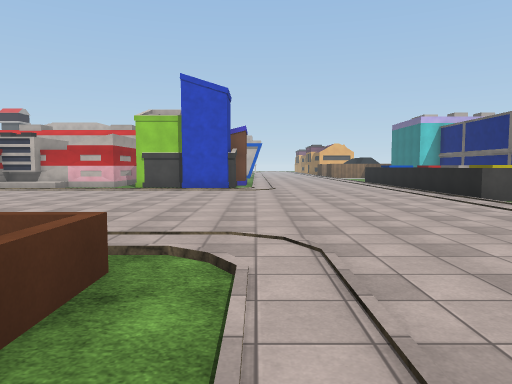
view 1 (above)

24 first-person views from a walk through a Unity game level. The camera is 1.5 m above the floor, tilts 4° down and sees 70° across. The floor is counted in squares, 2 m on a side. Each view is taken from the middle of a square. On the plan, view 1 faces up. The plan holds only what a view shows up to about 11 squares ahead; the rest is blank. The place goes on beyond the plan. The player is left out. Some surface patterns are stand-ins.

view 2
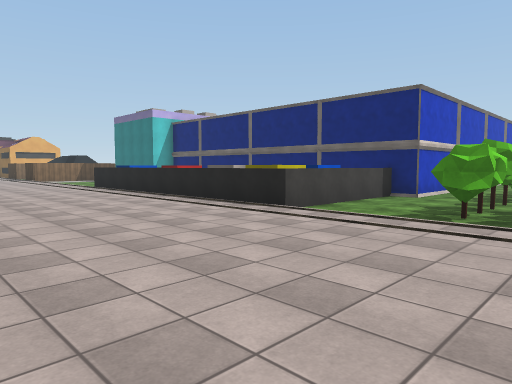

view 3
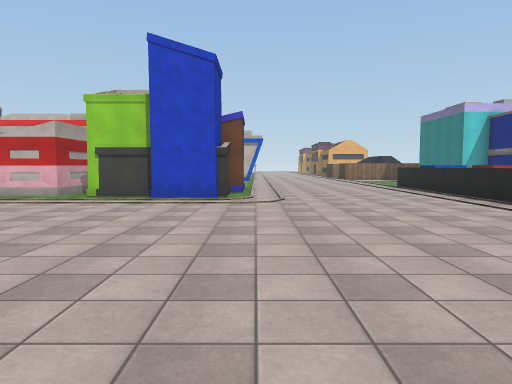

view 4
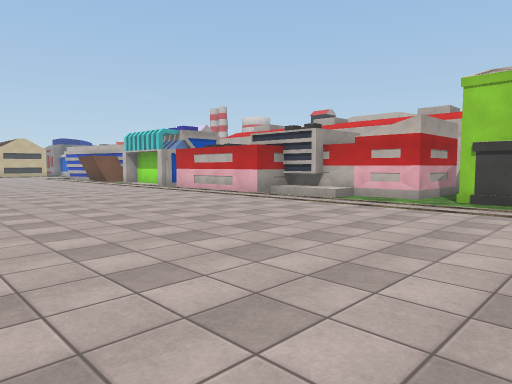

view 5
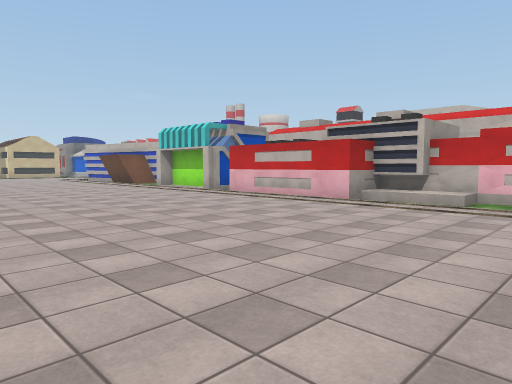

view 6
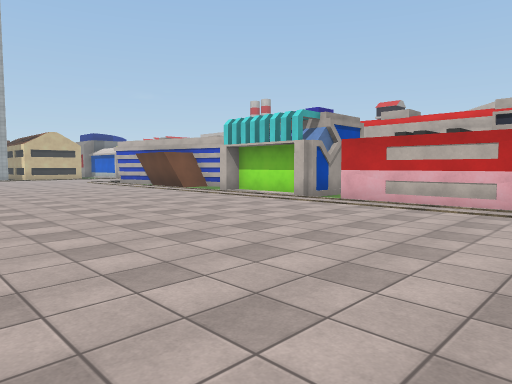

view 7
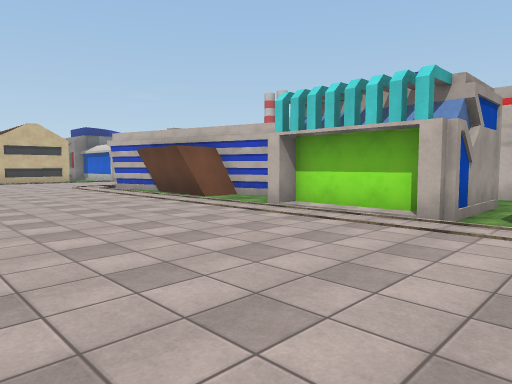

view 8
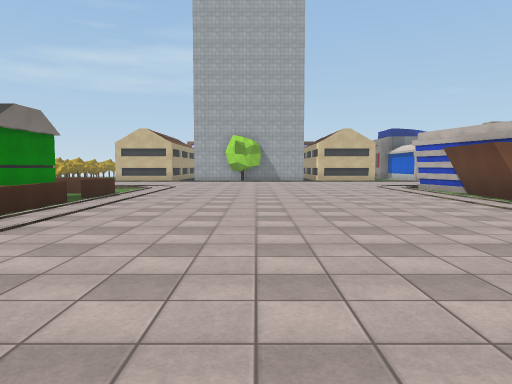

view 9
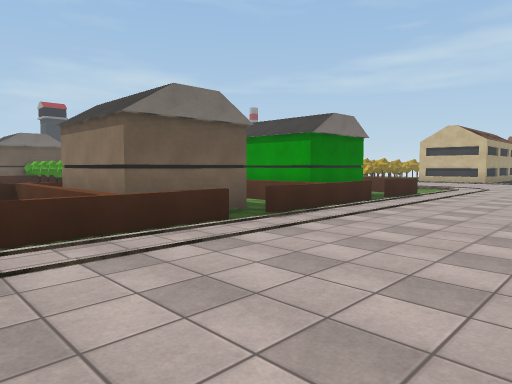

view 10
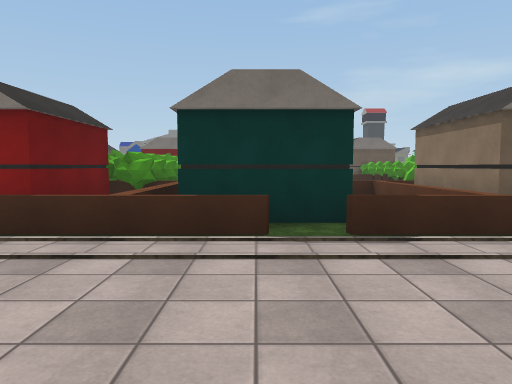

view 11
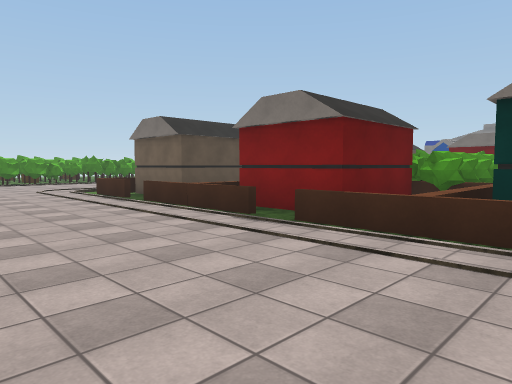

view 12
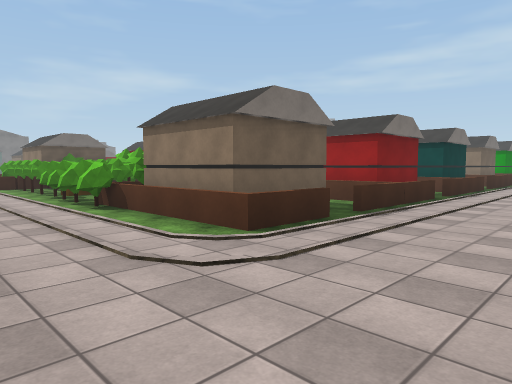

view 13
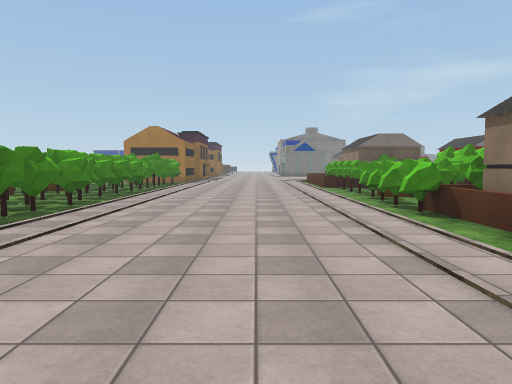

view 14
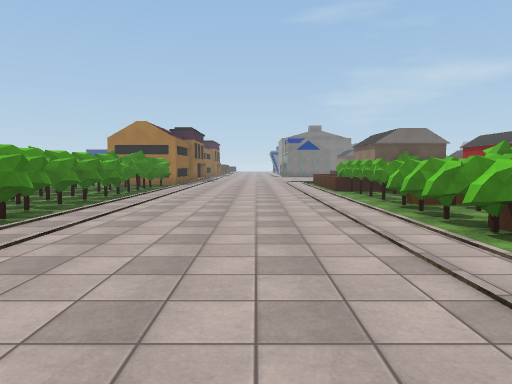

view 15
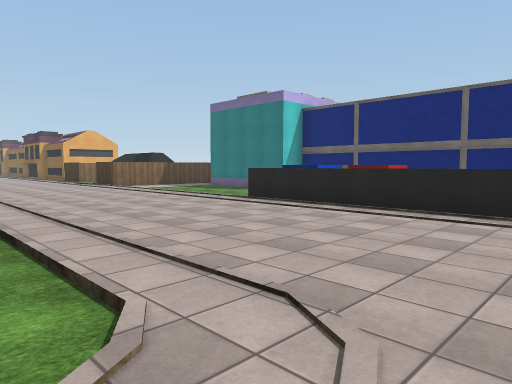

view 16
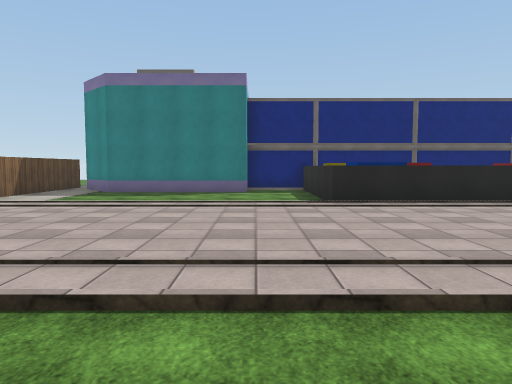

view 17
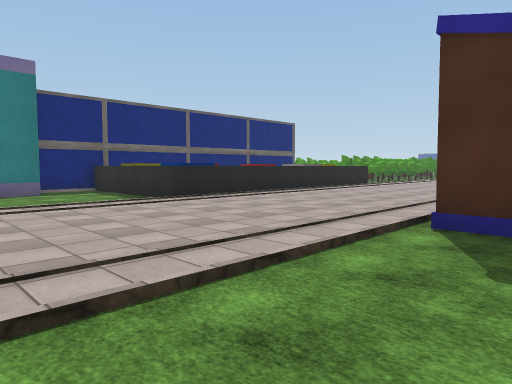

view 18
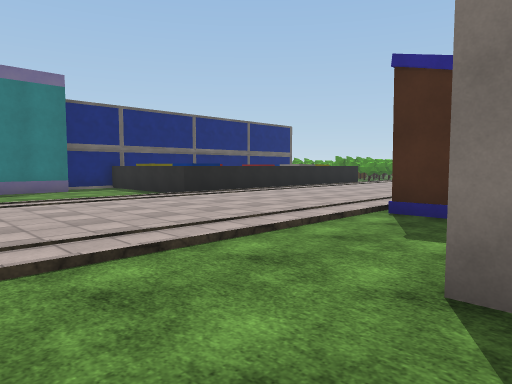

view 19
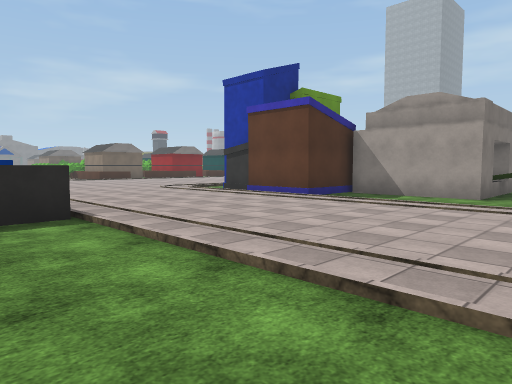

view 20
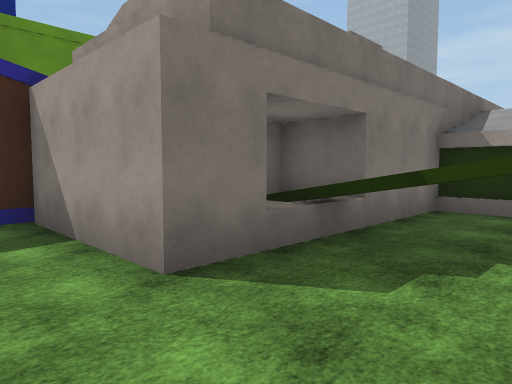

view 21
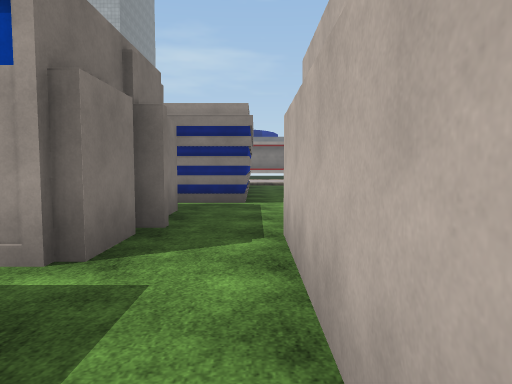

view 22
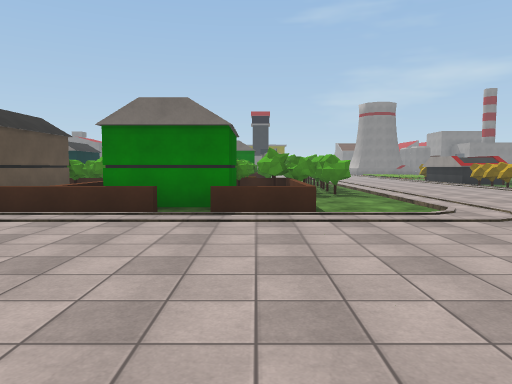

view 23
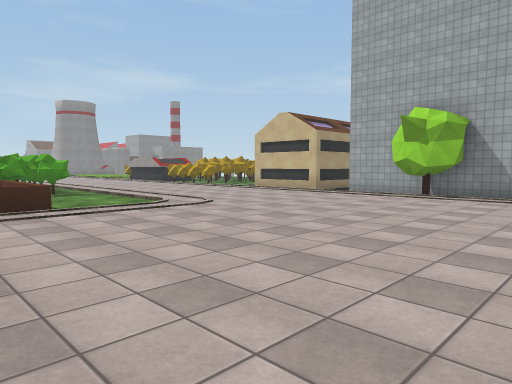

view 24
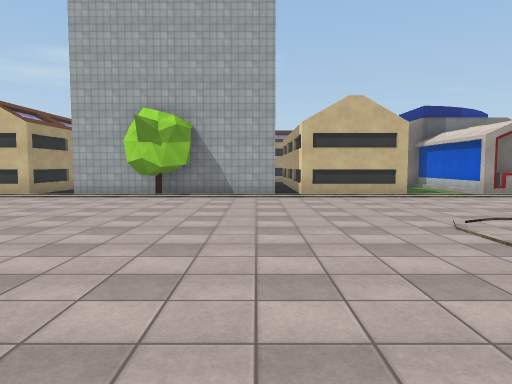

### Floor plan
Key: @ floor where view 1 was taken; # wall or solid block; x gap in a wall; . floor; / step, stairs or slope; = window, fence, low wall or low ledge; ^ raised ledge; H house; O other object.
Columns run from 33 left of view 1 to 9 right of it. Each row starts with its distance up from view 1.
 23                              x.../..../...#
 22                          #...^.../..../...#
 21                          #...^.../..../...#
 20                          ####^#../..../...#
 19                             ###../..../....
 18            ...   ####         #../..../....
 17 #          ###........        ###/..../####
 16 #            #.......      #.   #/..../###
 15 . ..         #  ###.       #.   #/..../ ##
 14 . ...       ##  # #.   #####.####/..../=
 13 # .....  ####..O###.####///....../..../=
 12 # ...... ////////////////////////...../=###
 11 # ..................................../# #
 10 . ..................................../###
  9 # ..................................../=###
  8 #...................................../....
  7 ##..................................../....
  6 ##..................................../####
  5 #...................................../##
  4 # ...................................
  3 . ...../.HHH.HHH..HHH.HHH..HHH........
  2 #   .....H###HH###H ###HH##H.###H/....
  1     .....H # HH#  H    H## H.###H/..../
  0     .....H   HH#  H    H#    # #H@..../#
 -1    .....###   ##  H    H#      ##/..../#
 -2    .....##     # HHH   H#      ##/..../#
 -3         #              ##      ##/..../#
 -4                        ##     ###/..../#
 -5                               #^x/..../#
 -6                               ###/..../#
 -7                                 #/..../#
 -8                                 #/..../#

Positions as (right, up) in squares from view 1, and headings:
1: (0, 0), facing up
2: (0, 4), facing up-right
3: (0, 4), facing up
4: (-2, 5), facing up-left
5: (-5, 5), facing up-left
6: (-9, 5), facing up-left
7: (-13, 7), facing up-left
8: (-13, 7), facing left
9: (-13, 7), facing down-left
10: (-12, 7), facing down
11: (-12, 7), facing down-right
12: (2, 6), facing down-left
13: (2, 5), facing down
14: (2, 3), facing down
15: (-1, 11), facing up-right
16: (-2, 19), facing right
17: (-2, 22), facing down-right
18: (-3, 23), facing down-right
19: (7, 23), facing down-left
20: (-1, 23), facing down-left
21: (-12, 17), facing left
22: (-23, 9), facing down
23: (-22, 10), facing down-left
24: (-22, 9), facing left
